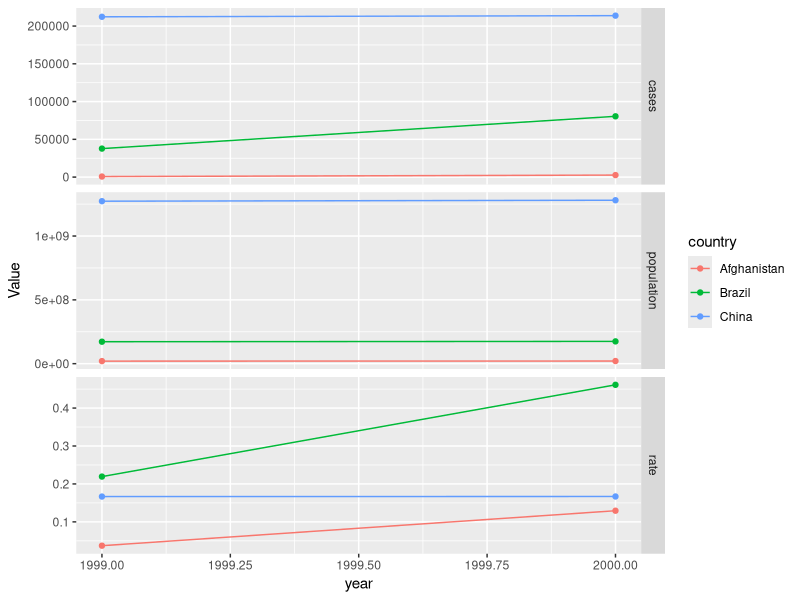

Write the R code that produced this figure.
## ---- chunk 1
library(tidyverse)
table4c <- table4a %>% 
  pivot_longer(cols = -country, names_to = "year", values_to = "cases")

table4b %>% 
  pivot_longer(cols = -country, names_to = "year", values_to = "population") %>% 
  left_join(table4c) %>% 
  mutate(rate = cases/population * 1000) %>% 
  pivot_longer(cols = c(cases, rate, population), 
               names_to = "Variable", 
               values_to = "Value") %>% 
  mutate(year = as.numeric(year)) %>% 
  ggplot(aes(x = year, y = Value, color = country)) + 
  geom_point() + geom_line() +
  facet_grid(Variable ~., scales = "free")

